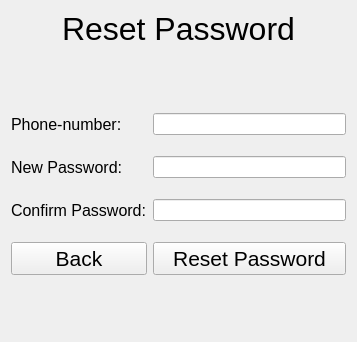
<?xml version="1.0" encoding="UTF-8"?>
<ui version="4.0">
 <class>ResetPasswordPage</class>
 <widget class="QWidget" name="ResetPasswordPage">
  <property name="geometry">
   <rect>
    <x>0</x>
    <y>0</y>
    <width>357</width>
    <height>342</height>
   </rect>
  </property>
  <property name="windowTitle">
   <string>Form</string>
  </property>
  <layout class="QGridLayout" name="gridLayout">
   <item row="10" column="4" colspan="2">
    <spacer name="verticalSpacer_3">
     <property name="orientation">
      <enum>Qt::Orientation::Vertical</enum>
     </property>
     <property name="sizeHint" stdset="0">
      <size>
       <width>20</width>
       <height>40</height>
      </size>
     </property>
    </spacer>
   </item>
   <item row="2" column="4">
    <widget class="QLabel" name="label_phnoe_number">
     <property name="font">
      <font>
       <pointsize>12</pointsize>
      </font>
     </property>
     <property name="text">
      <string>Phone-number:</string>
     </property>
    </widget>
   </item>
   <item row="2" column="5">
    <widget class="QLineEdit" name="lineEdit_phone_number">
     <property name="inputMask">
      <string/>
     </property>
     <property name="text">
      <string/>
     </property>
    </widget>
   </item>
   <item row="6" column="5">
    <widget class="QLineEdit" name="lineEdit_confirm_password">
     <property name="inputMask">
      <string/>
     </property>
     <property name="text">
      <string/>
     </property>
    </widget>
   </item>
   <item row="4" column="5">
    <widget class="QLineEdit" name="lineEdit_new_password">
     <property name="text">
      <string/>
     </property>
    </widget>
   </item>
   <item row="9" column="4">
    <widget class="QPushButton" name="pushButton_back">
     <property name="font">
      <font>
       <pointsize>16</pointsize>
      </font>
     </property>
     <property name="text">
      <string>Back</string>
     </property>
    </widget>
   </item>
   <item row="0" column="4" colspan="2">
    <widget class="QLabel" name="label_reset_password">
     <property name="font">
      <font>
       <pointsize>24</pointsize>
      </font>
     </property>
     <property name="text">
      <string>Reset Password</string>
     </property>
     <property name="alignment">
      <set>Qt::AlignmentFlag::AlignCenter</set>
     </property>
    </widget>
   </item>
   <item row="9" column="5">
    <widget class="QPushButton" name="pushButton_reset_password">
     <property name="font">
      <font>
       <pointsize>16</pointsize>
      </font>
     </property>
     <property name="text">
      <string>Reset Password</string>
     </property>
    </widget>
   </item>
   <item row="4" column="4">
    <widget class="QLabel" name="label_new_password">
     <property name="font">
      <font>
       <pointsize>12</pointsize>
      </font>
     </property>
     <property name="text">
      <string>New Password:</string>
     </property>
    </widget>
   </item>
   <item row="6" column="4">
    <widget class="QLabel" name="confirm_password">
     <property name="font">
      <font>
       <pointsize>12</pointsize>
      </font>
     </property>
     <property name="text">
      <string>Confirm Password:</string>
     </property>
    </widget>
   </item>
   <item row="1" column="4" colspan="2">
    <spacer name="verticalSpacer">
     <property name="orientation">
      <enum>Qt::Orientation::Vertical</enum>
     </property>
     <property name="sizeType">
      <enum>QSizePolicy::Policy::Fixed</enum>
     </property>
     <property name="sizeHint" stdset="0">
      <size>
       <width>20</width>
       <height>60</height>
      </size>
     </property>
    </spacer>
   </item>
   <item row="8" column="4" colspan="2">
    <spacer name="verticalSpacer_2">
     <property name="orientation">
      <enum>Qt::Orientation::Vertical</enum>
     </property>
     <property name="sizeType">
      <enum>QSizePolicy::Policy::Fixed</enum>
     </property>
     <property name="sizeHint" stdset="0">
      <size>
       <width>20</width>
       <height>15</height>
      </size>
     </property>
    </spacer>
   </item>
   <item row="5" column="4" colspan="2">
    <spacer name="verticalSpacer_5">
     <property name="orientation">
      <enum>Qt::Orientation::Vertical</enum>
     </property>
     <property name="sizeType">
      <enum>QSizePolicy::Policy::Fixed</enum>
     </property>
     <property name="sizeHint" stdset="0">
      <size>
       <width>20</width>
       <height>15</height>
      </size>
     </property>
    </spacer>
   </item>
   <item row="3" column="4" colspan="2">
    <spacer name="verticalSpacer_4">
     <property name="orientation">
      <enum>Qt::Orientation::Vertical</enum>
     </property>
     <property name="sizeType">
      <enum>QSizePolicy::Policy::Fixed</enum>
     </property>
     <property name="sizeHint" stdset="0">
      <size>
       <width>20</width>
       <height>15</height>
      </size>
     </property>
    </spacer>
   </item>
  </layout>
 </widget>
 <tabstops>
  <tabstop>lineEdit_phone_number</tabstop>
  <tabstop>lineEdit_new_password</tabstop>
  <tabstop>lineEdit_confirm_password</tabstop>
  <tabstop>pushButton_back</tabstop>
  <tabstop>pushButton_reset_password</tabstop>
 </tabstops>
 <resources/>
 <connections/>
</ui>
